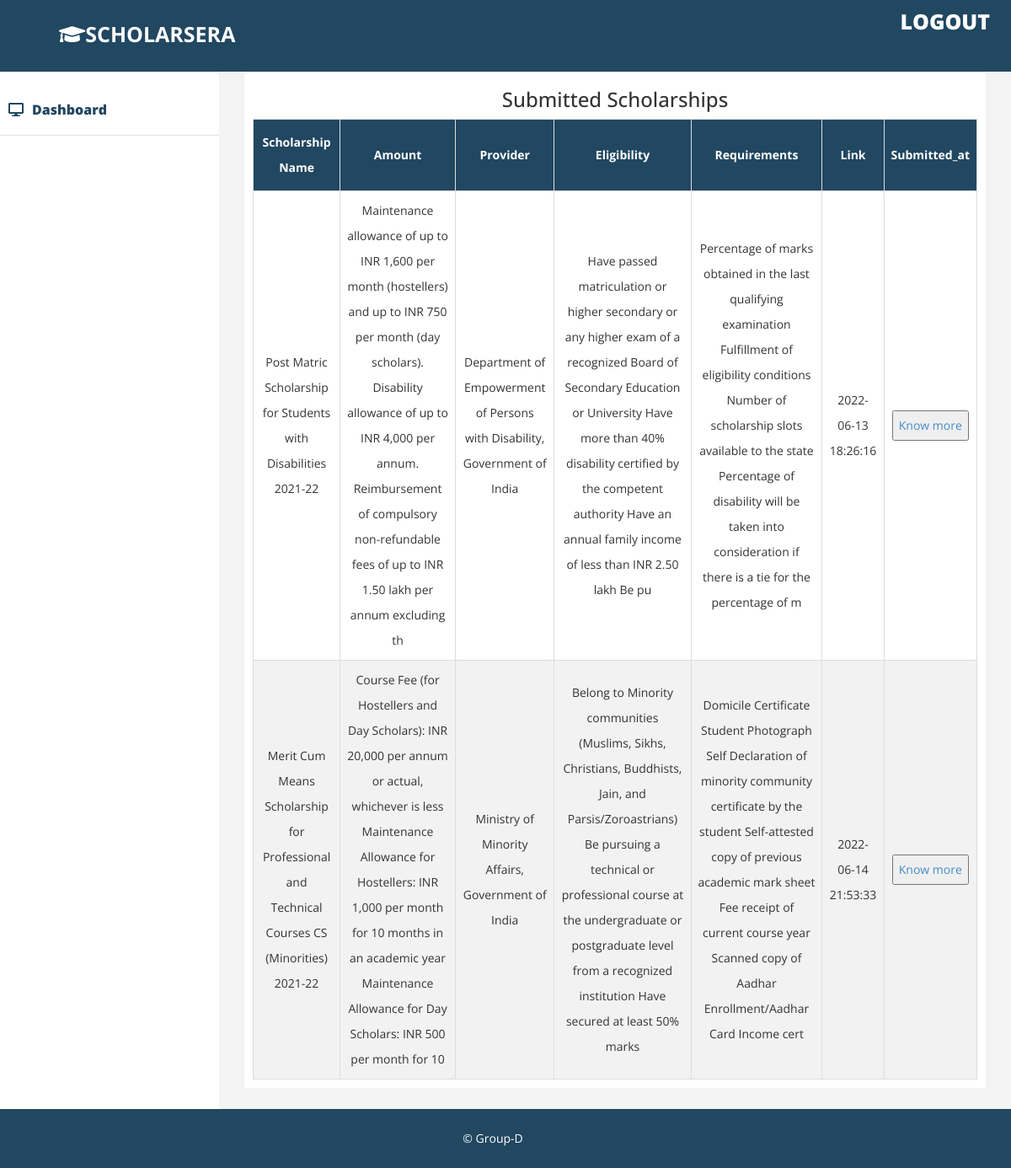
/org_view.php, run on the app's committed database.
### tables this page shows
CREATE TABLE `org_ss_submit` (
  `id` int(255) NOT NULL,
  `scholar_name` varchar(255) NOT NULL,
  `scholar_amount` varchar(255) NOT NULL,
  `scholar_provider` varchar(255) NOT NULL,
  `scholar_link` varchar(255) NOT NULL,
  `scholar_eligibility` varchar(255) NOT NULL,
  `scholar_requirment` varchar(255) NOT NULL,
  `submited_at` datetime NOT NULL DEFAULT current_timestamp()
);

### org_view.php (the view, shortened to what this page needs)
<!DOCTYPE html>
<html xmlns="http://www.w3.org/1999/xhtml">
<head>
    <link href="assets/css/bootstrap.css" rel="stylesheet" />
    <link href="assets/css/font-awesome.css" rel="stylesheet" />
        <link rel="stylesheet" href="https://cdnjs.cloudflare.com/ajax/libs/font-awesome/5.15.4/css/all.min.css">
    <link href="assets/css/custom.css" rel="stylesheet" />
</head>
<body>
    <div id="wrapper">
         <div class="navbar navbar-inverse navbar-fixed-top">
            <div class="adjust-nav">
                <div class="navbar-header">
                    <label class="logo"> <i class="fas fa-graduation-cap"></i>SCHOLARSERA</label>
                </div>
                 <span class="logout-spn" >
                  <a href="logout.php" style="color:#fff;">LOGOUT</a>
                </span>
            </div>
        </div>
        <nav class="navbar-default navbar-side" role="navigation">
            <div class="sidebar-collapse">
                <ul class="nav" id="main-menu">
                    <li >
                        <a href="orgs.php" ><i class="fa fa-desktop "></i>Dashboard </a>
                    </li>
                </ul>
            </div>
        </nav>
        <div id="page-wrapper" >
            <div id="page-inner">
                <div class="row">
                    <div class="col-md-12">
    <h3 style="text-align: center;">Submitted Scholarships</h3>
<table id="table">
  <tr>
    <th>Scholarship Name</th>
    <th>Amount</th>
    <th>Provider</th>
    <th>Eligibility</th>
    <th>Requirements</th>
    <th>Link</th>
    <th>Submitted_at</th>
  </tr>
  <tbody>
    <?php
  $conn=mysqli_connect("localhost","root","","project");
$selecrquery = "select * from org_ss_submit ";
$query = mysqli_query($conn,$selecrquery);
while ($res = mysqli_fetch_array($query)) {
?>
    <tr>
                        <td><?php echo $res['scholar_name']; ?></td>
                        <td><?php echo $res['scholar_amount']; ?></td>
                        <td><?php echo $res['scholar_provider']; ?></td>
                        <td><?php echo $res['scholar_eligibility']; ?></td>
                        <td><?php echo $res['scholar_requirment']; ?></td>
                        <td><?php echo $res['submited_at']; ?></td>
                        <td><?php echo '<a href="' . $res['scholar_link'] . '"><button type="button">Know more</button>'; ?></td>
                    </tr>
<?php
}
 ?>
    </tbody>
</table>
                </div>
    </div>
            </div>
        </div>
    <div class="footer">
             <div class="row">
                <div class="col-lg-12 text-center" >
                    &copy;  Group-D
                </div>
        </div>
        </div>
</body>
</html>

### assets/css/custom.css (style rules this page uses)
body { font-family: 'Open Sans', sans-serif; line-height:30px; }
#wrapper { width: 100%; margin-top:50px; }
#page-wrapper { padding: 15px 15px; min-height: 600px; background:#F3F3F3; }
#page-inner { width:100%; margin:10px 20px 10px 0px; background-color:#fff!important; padding:10px; min-height:100px; }
.sidebar-collapse .nav { padding:0; padding-top:50px; }
.sidebar-collapse > .nav > li > a { padding:15px 10px; color: #214761; font-weight: 900; font-size: 16px; }
.sidebar-collapse > .nav > li { border-bottom:1px solid #e1e1e1; }
.navbar-side { border:none; background-color: #fff; }
.navbar-inverse { background-color: #214761; border-color: #F0F0F0; min-height: 80px; }
.nav > li > a > i { margin-right:10px; }
.logout-spn { float:right; color:#fff; font-size:25px; font-weight:800; margin:20px; margin: 10px 25px 10px 50px; }
.logout-spn a { text-decoration:none; }
.footer { background-color:#214761; width:100%; color:#fff; padding:20px 50px 20px 50px; padding-left:20px; }
@media (min-width:768px) { #page-wrapper { margin: 0 0 0 260px; padding: 15px 30px; min-height: 100px; } }
@media (min-width:768px) { .navbar-side { z-index: 1; position: absolute; width: 260px; } }

### org_view.php (style rules this page uses)
#table { text-align: center; border-collapse: collapse; width: 100%; }
#table td, #table th { border: 1px solid #ddd; padding: 8px; }
#table tr:nth-child(even) { background-color: #f2f2f2; }
#table th { padding-top: 12px; padding-bottom: 12px; text-align: center; background-color: #214761; color: white; }
label.logo { color: white; font-size: 25px; line-height: 80px; padding: 0 70px; font-weight: bold; }

### data on the page
org_ss_submit: scholar_name "Post Matric Scholarship for Students with Disabilities 2021-22", scholar_amount "Maintenance allowance of up to INR 1,600 per month (hostellers) and up to INR 750 per month (day scholars). Disability allowance of up to INR 4,000 per annum. Reimbursement of compulsory non-refundable fees of up to INR 1.50 lakh per annum excluding th", scholar_provider "Department of Empowerment of Persons with Disability, Government of India", scholar_eligibility "Have passed matriculation or higher secondary or any higher exam of a recognized Board of Secondary Education or University Have more than 40% disability certified by the competent authority Have an annual family income of less than INR 2.50 lakh Be pu", scholar_requirment "Percentage of marks obtained in the last qualifying examination Fulfillment of eligibility conditions Number of scholarship slots available to the state Percentage of disability will be taken into consideration if there is a tie for the percentage of m", submited_at "2022-06-13 18:26:16"
org_ss_submit: scholar_name "Merit Cum Means Scholarship for Professional and Technical Courses CS (Minorities) 2021-22", scholar_amount "Course Fee (for Hostellers and Day Scholars): INR 20,000 per annum or actual, whichever is less Maintenance Allowance for Hostellers: INR 1,000 per month for 10 months in an academic year Maintenance Allowance for Day Scholars: INR 500 per month for 10", scholar_provider "Ministry of Minority Affairs, Government of India", scholar_eligibility "Belong to Minority communities (Muslims, Sikhs, Christians, Buddhists, Jain, and Parsis/Zoroastrians) Be pursuing a technical or professional course at the undergraduate or postgraduate level from a recognized institution Have secured at least 50% marks", scholar_requirment "Domicile Certificate Student Photograph Self Declaration of minority community certificate by the student Self-attested copy of previous academic mark sheet Fee receipt of current course year Scanned copy of Aadhar Enrollment/Aadhar Card Income cert", submited_at "2022-06-14 21:53:33"
